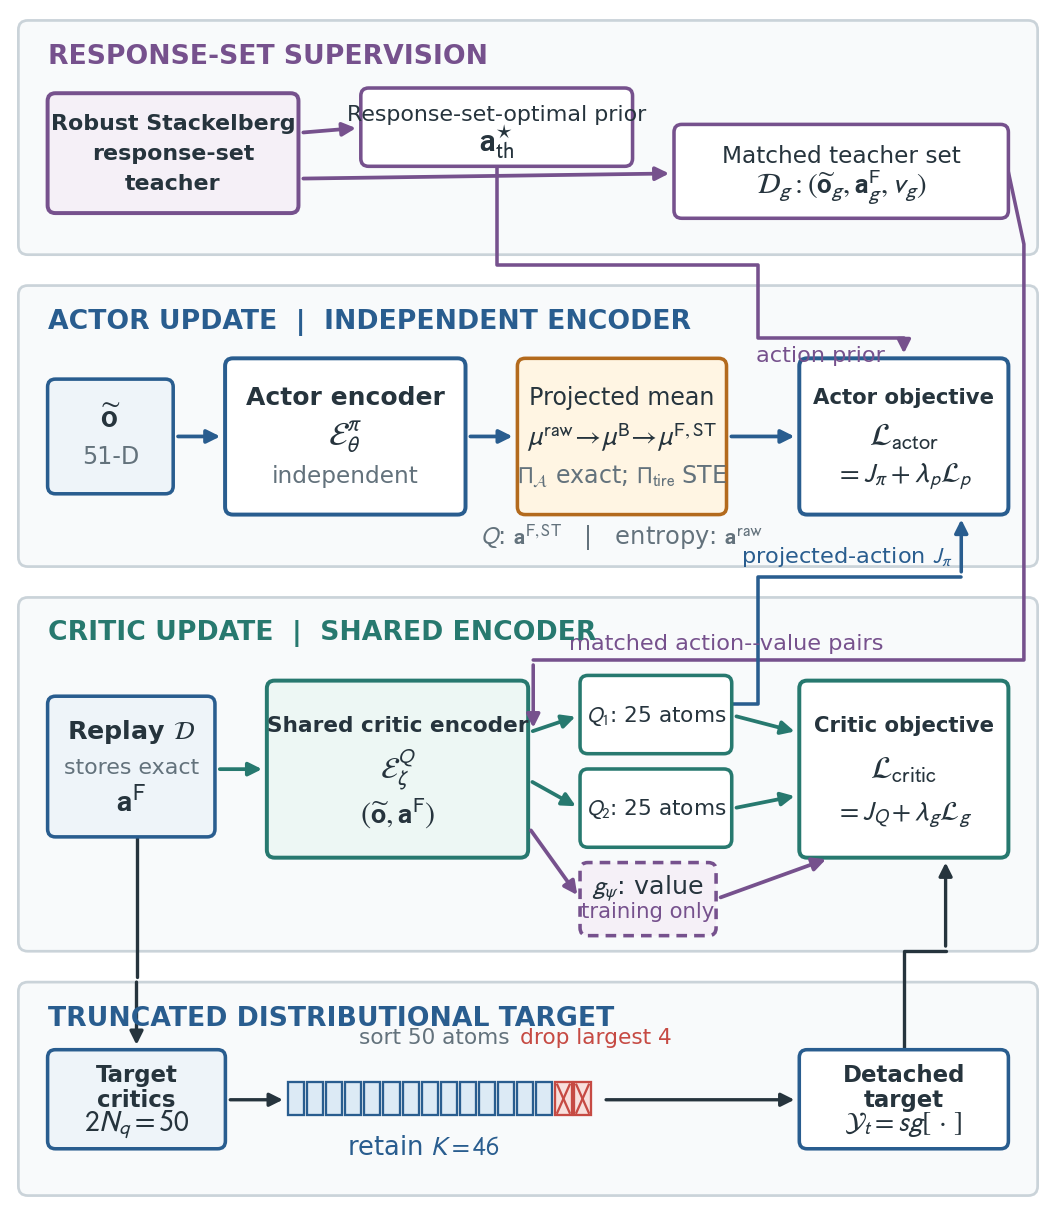

Generate this figure with Python:
#!/usr/bin/env python3
"""Draw the single-column response-set-guided TQC training architecture."""

from pathlib import Path

import matplotlib as mpl
import matplotlib.pyplot as plt
from matplotlib.patches import FancyArrowPatch, FancyBboxPatch, Rectangle


OUT = Path(__file__).resolve().parent / "tqc_network_diagram"

mpl.rcParams.update({
    "font.family": "sans-serif",
    "font.sans-serif": ["Arial", "Helvetica", "DejaVu Sans", "sans-serif"],
    "font.size": 7.0,
    "mathtext.fontset": "stixsans",
    "pdf.fonttype": 42,
    "ps.fonttype": 42,
    "svg.fonttype": "none",
})

INK = "#26343D"
MUTED = "#63727C"
RULE = "#CAD3D9"
NAVY = "#295D8F"
TEAL = "#27796F"
PURPLE = "#76518D"
GOLD = "#B36A1D"
RED = "#C64A43"

PANEL = "#F8FAFB"
BLUE_FILL = "#EEF4F9"
TEAL_FILL = "#EDF7F4"
PURPLE_FILL = "#F5F0F7"
GOLD_FILL = "#FFF5E3"


def rounded(ax, x, y, w, h, *, face="white", edge=RULE, lw=0.85,
            radius=0.75, linestyle="-", zorder=2):
    patch = FancyBboxPatch(
        (x, y), w, h,
        boxstyle=f"round,pad=0.015,rounding_size={radius}",
        facecolor=face, edgecolor=edge, linewidth=lw,
        linestyle=linestyle, zorder=zorder,
    )
    ax.add_patch(patch)
    return patch


def text_box(ax, x, y, w, h, lines, *, face="white", edge=RULE,
             lw=0.85, linestyle="-", radius=0.75):
    rounded(ax, x, y, w, h, face=face, edge=edge, lw=lw,
            radius=radius, linestyle=linestyle, zorder=3)
    if isinstance(lines, str):
        lines = [(lines, 6.6, "normal", INK)]
    step = h / (len(lines) + 1)
    for i, (txt, size, weight, color) in enumerate(lines, start=1):
        ax.text(x + w / 2, y + h - i * step, txt,
                fontsize=size, fontweight=weight, color=color,
                ha="center", va="center", linespacing=1.0, zorder=5)


def arrow(ax, start, end, *, color=INK, lw=0.9, style="-", curve="arc3",
          zorder=4):
    ax.add_patch(FancyArrowPatch(
        start, end, arrowstyle="-|>", mutation_scale=6.6,
        linewidth=lw, linestyle=style, color=color,
        connectionstyle=curve, shrinkA=1.2, shrinkB=1.2, zorder=zorder,
    ))


def route(ax, points, *, color=INK, lw=0.85, style="-", zorder=2):
    xs, ys = zip(*points)
    ax.plot(xs[:-1], ys[:-1], color=color, linewidth=lw,
            linestyle=style, solid_capstyle="round", zorder=zorder)
    arrow(ax, points[-2], points[-1], color=color, lw=lw, style=style,
          zorder=zorder + 1)


def lane(ax, y, h, title, color):
    rounded(ax, 1.2, y, 97.6, h, face=PANEL, edge=RULE, lw=0.65,
            radius=0.9, zorder=0)
    ax.text(4.0, y + h - 3.4, title, fontsize=6.4, fontweight="bold",
            color=color, ha="left", va="center", zorder=6)


def atom_strip(ax, x, y):
    """Compact symbolic rendering of sorted TQC atoms."""
    n, keep = 16, 14
    width, gap, height = 1.55, 0.28, 3.2
    for i in range(n):
        x0 = x + i * (width + gap)
        discarded = i >= keep
        edge = RED if discarded else NAVY
        face = "#F8DFDC" if discarded else "#DCEAF5"
        ax.add_patch(Rectangle(
            (x0, y), width, height, facecolor=face, edgecolor=edge,
            linewidth=0.55, zorder=5,
        ))
        if discarded:
            ax.plot([x0 + 0.18, x0 + width - 0.18],
                    [y + 0.25, y + height - 0.25], color=RED,
                    linewidth=0.55, zorder=6)
            ax.plot([x0 + 0.18, x0 + width - 0.18],
                    [y + height - 0.25, y + 0.25], color=RED,
                    linewidth=0.55, zorder=6)


def main():
    # Elsevier single-column width (88.4 mm), compact portrait layout.
    fig, ax = plt.subplots(figsize=(3.48, 4.02))
    fig.subplots_adjust(left=0, right=1, bottom=0, top=1)
    ax.set_xlim(0, 100)
    ax.set_ylim(0, 116)
    ax.axis("off")

    lane(ax, 92.0, 22.5, "RESPONSE-SET SUPERVISION", PURPLE)
    lane(ax, 62.0, 27.0, "ACTOR UPDATE  |  INDEPENDENT ENCODER", NAVY)
    lane(ax, 25.0, 34.0, "CRITIC UPDATE  |  SHARED ENCODER", TEAL)
    lane(ax, 1.5, 20.5, "TRUNCATED DISTRIBUTIONAL TARGET", NAVY)

    # Offline teacher: the two outputs have deliberately different roles.
    text_box(ax, 4.0, 96.0, 24.0, 11.5, [
        ("Robust Stackelberg", 5.3, "bold", INK),
        ("response-set", 5.3, "bold", INK),
        ("teacher", 5.3, "bold", INK),
    ], face=PURPLE_FILL, edge=PURPLE, lw=0.95)
    text_box(ax, 34.0, 100.5, 26.0, 7.5, [
        ("Response-set-optimal prior", 5.3, "normal", INK),
        (r"$\mathbf{a}_{\rm th}^{\star}$", 8.0, "normal", INK),
    ], edge=PURPLE)
    text_box(ax, 64.0, 95.5, 32.0, 9.0, [
        ("Matched teacher set", 5.6, "normal", INK),
        (r"$\mathcal{D}_g:(\widetilde{\mathbf{o}}_g,\mathbf{a}_g^{\rm F},v_g)$",
         7.0, "normal", INK),
    ], edge=PURPLE)
    arrow(ax, (28.0, 103.7), (34.0, 104.2), color=PURPLE)
    arrow(ax, (28.0, 99.3), (64.0, 99.8), color=PURPLE)

    # Actor branch. The critic supplies the projected-action Q gradient.
    text_box(ax, 4.0, 69.0, 12.0, 11.0, [
        (r"$\widetilde{\mathbf{o}}$", 8.0, "normal", INK),
        ("51-D", 5.7, "normal", MUTED),
    ], face=BLUE_FILL, edge=NAVY)
    text_box(ax, 21.0, 67.0, 23.0, 15.0, [
        ("Actor encoder", 6.0, "bold", INK),
        (r"$\mathcal{E}^{\pi}_{\theta}$", 8.0, "normal", INK),
        ("independent", 5.6, "normal", MUTED),
    ], face="white", edge=NAVY, lw=0.95)
    text_box(ax, 49.0, 67.0, 20.0, 15.0, [
        ("Projected mean", 5.7, "normal", INK),
        (r"$\mu^{\rm raw}\!\rightarrow\!"
         r"\mu^{\rm B}\!\rightarrow\!"
         r"\mu^{\rm F,ST}$", 6.8, "normal", INK),
        (r"$\Pi_{\mathcal{A}}$ exact; $\Pi_{\rm tire}$ STE", 5.7, "normal", MUTED),
    ], face=GOLD_FILL, edge=GOLD)
    text_box(ax, 76.0, 67.0, 20.0, 15.0, [
        ("Actor objective", 5.1, "bold", INK),
        (r"$\mathcal{L}_{\rm actor}$", 7.7, "normal", INK),
        (r"$=J_\pi+\lambda_p\mathcal{L}_p$", 6.8, "normal", INK),
    ], face="white", edge=NAVY, lw=0.95)
    arrow(ax, (16.0, 74.5), (21.0, 74.5), color=NAVY)
    arrow(ax, (44.0, 74.5), (49.0, 74.5), color=NAVY)
    arrow(ax, (69.0, 74.5), (76.0, 74.5), color=NAVY)
    route(ax, [(47.0, 100.5), (47.0, 91.0), (72.0, 91.0),
               (72.0, 84.0), (86.0, 84.0), (86.0, 82.0)],
          color=PURPLE, lw=0.85)
    ax.text(78.0, 83.3, "action prior", fontsize=5.4, color=PURPLE,
            ha="center", va="top")
    ax.text(59.0, 64.8, r"$Q$: $\mathbf{a}^{\rm F,ST}$   |   entropy: $\mathbf{a}^{\rm raw}$",
            fontsize=5.8, color=MUTED, ha="center", va="center")

    # Critic branch: environment replay and matched teacher labels share only
    # the critic-side representation.
    text_box(ax, 4.0, 36.0, 16.0, 13.5, [
        (r"Replay $\mathcal{D}$", 6.1, "bold", INK),
        ("stores exact", 5.3, "normal", MUTED),
        (r"$\mathbf{a}^{\rm F}$", 7.8, "normal", INK),
    ], face=BLUE_FILL, edge=NAVY)
    text_box(ax, 25.0, 34.0, 25.0, 17.0, [
        ("Shared critic encoder", 5.2, "bold", INK),
        (r"$\mathcal{E}^Q_{\zeta}$", 7.3, "normal", INK),
        (r"$(\widetilde{\mathbf{o}},\mathbf{a}^{\rm F})$", 7.3, "normal", INK),
    ], face=TEAL_FILL, edge=TEAL, lw=0.95)
    text_box(ax, 55.0, 44.0, 14.5, 7.5, [
        (r"$Q_1$: 25 atoms", 5.2, "normal", INK),
    ], edge=TEAL)
    text_box(ax, 55.0, 35.0, 14.5, 7.5, [
        (r"$Q_2$: 25 atoms", 5.2, "normal", INK),
    ], edge=TEAL)
    text_box(ax, 55.0, 26.5, 13.0, 7.0, [
        (r"$g_\psi$: value", 6.1, "normal", INK),
        ("training only", 5.1, "normal", PURPLE),
    ], face=PURPLE_FILL, edge=PURPLE, linestyle=(0, (3, 2)))
    text_box(ax, 76.0, 34.0, 20.0, 17.0, [
        ("Critic objective", 5.1, "bold", INK),
        (r"$\mathcal{L}_{\rm critic}$", 7.5, "normal", INK),
        (r"$=J_Q+\lambda_g\mathcal{L}_g$", 6.6, "normal", INK),
    ], face="white", edge=TEAL, lw=0.95)
    arrow(ax, (20.0, 42.5), (25.0, 42.5), color=TEAL)
    arrow(ax, (50.0, 46.0), (55.0, 47.7), color=TEAL)
    arrow(ax, (50.0, 41.5), (55.0, 38.7), color=TEAL)
    arrow(ax, (50.0, 37.0), (55.0, 30.0), color=PURPLE)
    arrow(ax, (69.5, 47.7), (76.0, 46.0), color=TEAL)
    arrow(ax, (69.5, 38.7), (76.0, 40.0), color=TEAL)
    arrow(ax, (68.0, 30.0), (79.0, 34.0), color=PURPLE)

    # D_g actions enter the same critic encoder; their matched values supervise
    # the scalar head through the auxiliary objective.
    route(ax, [(96.0, 100.0), (97.5, 93.0), (97.5, 53.0),
               (50.5, 53.0), (50.5, 46.0)],
          color=PURPLE, lw=0.85)
    ax.text(69.0, 53.7, "matched action--value pairs", fontsize=5.4,
            color=PURPLE, ha="center", va="bottom")

    # Quantile critics provide the actor's projected-action Q gradient.
    route(ax, [(69.5, 48.8), (72.0, 48.8), (72.0, 61.0),
               (91.5, 61.0), (91.5, 67.0)], color=NAVY, lw=0.85)
    ax.text(80.5, 61.8, r"projected-action $J_\pi$", fontsize=5.4,
            color=NAVY, ha="center", va="bottom")

    # Standard TQC target: pool, sort, and remove the largest four atoms.
    text_box(ax, 4.0, 6.0, 17.0, 9.5, [
        ("Target", 5.5, "bold", INK),
        ("critics", 5.5, "bold", INK),
        (r"$2N_q=50$", 7.1, "normal", INK),
    ], face=BLUE_FILL, edge=NAVY)
    atom_strip(ax, 27.0, 9.2)
    ax.text(41.0, 16.7, "sort 50 atoms", fontsize=5.2, color=MUTED,
            ha="center", va="center")
    ax.text(40.0, 6.2, r"retain $K=46$", fontsize=6.2, color=NAVY,
            ha="center", va="center")
    ax.text(56.5, 16.7, "drop largest 4", fontsize=5.2, color=RED,
            ha="center", va="center")
    text_box(ax, 76.0, 6.0, 20.0, 9.5, [
        ("Detached", 5.5, "bold", INK),
        ("target", 5.5, "bold", INK),
        (r"$\mathcal{Y}_t=\operatorname{sg}[\,\cdot\,]$", 6.6, "normal", INK),
    ], edge=NAVY)
    arrow(ax, (21.0, 10.7), (27.0, 10.7), color=INK, lw=0.8)
    arrow(ax, (57.0, 10.7), (76.0, 10.7), color=INK, lw=0.8)
    route(ax, [(86.0, 15.5), (86.0, 25.0), (90.0, 25.0), (90.0, 34.0)],
          color=INK, lw=0.8)
    route(ax, [(12.5, 36.0), (12.5, 22.5), (12.5, 15.5)],
          color=INK, lw=0.8)

    fig.savefig(OUT.with_suffix(".svg"), bbox_inches="tight", pad_inches=0.02)
    fig.savefig(OUT.with_suffix(".pdf"), bbox_inches="tight", pad_inches=0.02)
    fig.savefig(OUT.with_suffix(".png"), dpi=300,
                bbox_inches="tight", pad_inches=0.02)
    fig.savefig(OUT.with_suffix(".tiff"), dpi=600,
                bbox_inches="tight", pad_inches=0.02,
                pil_kwargs={"compression": "tiff_lzw"})
    plt.close(fig)


if __name__ == "__main__":
    main()
